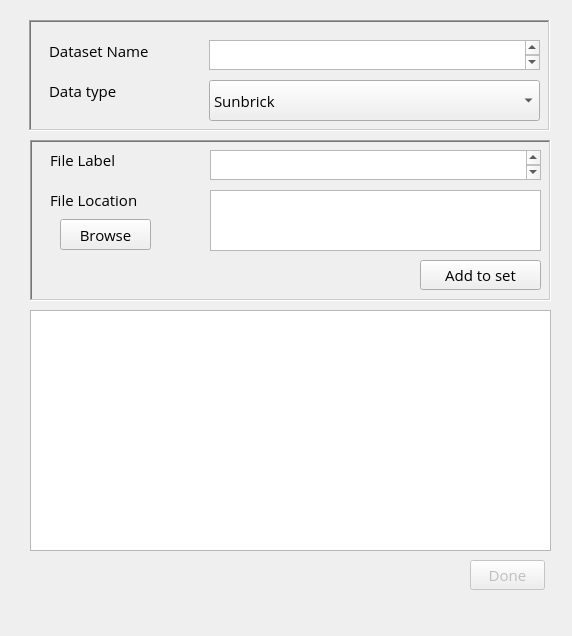
<?xml version="1.0" encoding="UTF-8"?>
<ui version="4.0">
 <class>Dialog</class>
 <widget class="QDialog" name="Dialog">
  <property name="geometry">
   <rect>
    <x>0</x>
    <y>0</y>
    <width>572</width>
    <height>636</height>
   </rect>
  </property>
  <property name="windowTitle">
   <string>Data Creation</string>
  </property>
  <widget class="QPushButton" name="doneBtn">
   <property name="enabled">
    <bool>false</bool>
   </property>
   <property name="geometry">
    <rect>
     <x>470</x>
     <y>560</y>
     <width>75</width>
     <height>30</height>
    </rect>
   </property>
   <property name="font">
    <font>
     <family>Open Sans</family>
     <pointsize>11</pointsize>
    </font>
   </property>
   <property name="text">
    <string>Done</string>
   </property>
   <property name="icon">
    <iconset theme="application-exit">
     <normaloff>C:/Users/lucp8023/.designer/backup</normaloff>C:/Users/lucp8023/.designer/backup</iconset>
   </property>
  </widget>
  <widget class="QFrame" name="frame">
   <property name="geometry">
    <rect>
     <x>30</x>
     <y>140</y>
     <width>521</width>
     <height>161</height>
    </rect>
   </property>
   <property name="font">
    <font>
     <family>Open Sans</family>
     <pointsize>11</pointsize>
    </font>
   </property>
   <property name="frameShape">
    <enum>QFrame::WinPanel</enum>
   </property>
   <property name="frameShadow">
    <enum>QFrame::Sunken</enum>
   </property>
   <widget class="QPlainTextEdit" name="browseText">
    <property name="geometry">
     <rect>
      <x>180</x>
      <y>50</y>
      <width>331</width>
      <height>61</height>
     </rect>
    </property>
    <property name="font">
     <font>
      <family>Open Sans</family>
      <pointsize>11</pointsize>
     </font>
    </property>
    <property name="tabChangesFocus">
     <bool>true</bool>
    </property>
   </widget>
   <widget class="QPushButton" name="browseBtn">
    <property name="geometry">
     <rect>
      <x>30</x>
      <y>79</y>
      <width>91</width>
      <height>31</height>
     </rect>
    </property>
    <property name="font">
     <font>
      <family>Open Sans</family>
      <pointsize>11</pointsize>
     </font>
    </property>
    <property name="text">
     <string>Browse</string>
    </property>
   </widget>
   <widget class="QPlainTextEdit" name="labelText">
    <property name="geometry">
     <rect>
      <x>180</x>
      <y>10</y>
      <width>331</width>
      <height>30</height>
     </rect>
    </property>
    <property name="font">
     <font>
      <family>Open Sans</family>
      <pointsize>11</pointsize>
     </font>
    </property>
    <property name="tabChangesFocus">
     <bool>true</bool>
    </property>
   </widget>
   <widget class="QPushButton" name="addLabelBtn">
    <property name="geometry">
     <rect>
      <x>390</x>
      <y>120</y>
      <width>121</width>
      <height>30</height>
     </rect>
    </property>
    <property name="font">
     <font>
      <family>Open Sans</family>
      <pointsize>11</pointsize>
     </font>
    </property>
    <property name="text">
     <string>Add to set</string>
    </property>
   </widget>
   <widget class="QLabel" name="label_2">
    <property name="geometry">
     <rect>
      <x>20</x>
      <y>10</y>
      <width>151</width>
      <height>20</height>
     </rect>
    </property>
    <property name="font">
     <font>
      <family>Open Sans</family>
      <pointsize>11</pointsize>
     </font>
    </property>
    <property name="text">
     <string>File Label</string>
    </property>
   </widget>
   <widget class="QLabel" name="label_3">
    <property name="geometry">
     <rect>
      <x>20</x>
      <y>50</y>
      <width>151</width>
      <height>20</height>
     </rect>
    </property>
    <property name="font">
     <font>
      <family>Open Sans</family>
      <pointsize>11</pointsize>
     </font>
    </property>
    <property name="text">
     <string>File Location</string>
    </property>
   </widget>
  </widget>
  <widget class="QFrame" name="frame_2">
   <property name="geometry">
    <rect>
     <x>29</x>
     <y>20</y>
     <width>521</width>
     <height>111</height>
    </rect>
   </property>
   <property name="font">
    <font>
     <family>Open Sans</family>
     <pointsize>11</pointsize>
    </font>
   </property>
   <property name="frameShape">
    <enum>QFrame::WinPanel</enum>
   </property>
   <property name="frameShadow">
    <enum>QFrame::Sunken</enum>
   </property>
   <widget class="QLabel" name="label">
    <property name="geometry">
     <rect>
      <x>20</x>
      <y>20</y>
      <width>151</width>
      <height>21</height>
     </rect>
    </property>
    <property name="font">
     <font>
      <family>Open Sans</family>
      <pointsize>11</pointsize>
     </font>
    </property>
    <property name="text">
     <string>Dataset Name</string>
    </property>
   </widget>
   <widget class="QPlainTextEdit" name="nameText">
    <property name="geometry">
     <rect>
      <x>180</x>
      <y>20</y>
      <width>331</width>
      <height>30</height>
     </rect>
    </property>
    <property name="font">
     <font>
      <family>Open Sans</family>
      <pointsize>11</pointsize>
     </font>
    </property>
    <property name="tabChangesFocus">
     <bool>true</bool>
    </property>
   </widget>
   <widget class="QLabel" name="label_4">
    <property name="geometry">
     <rect>
      <x>20</x>
      <y>60</y>
      <width>151</width>
      <height>21</height>
     </rect>
    </property>
    <property name="font">
     <font>
      <family>Open Sans</family>
      <pointsize>11</pointsize>
     </font>
    </property>
    <property name="text">
     <string>Data type</string>
    </property>
   </widget>
   <widget class="QComboBox" name="dataTypeCombo">
    <property name="geometry">
     <rect>
      <x>180</x>
      <y>60</y>
      <width>331</width>
      <height>41</height>
     </rect>
    </property>
    <property name="font">
     <font>
      <family>Open Sans</family>
      <pointsize>11</pointsize>
     </font>
    </property>
    <item>
     <property name="text">
      <string>Sunbrick</string>
     </property>
    </item>
    <item>
     <property name="text">
      <string>DW2000</string>
     </property>
    </item>
    <item>
     <property name="text">
      <string>LBIC</string>
     </property>
    </item>
    <item>
     <property name="text">
      <string>PDS</string>
     </property>
    </item>
    <item>
     <property name="text">
      <string>PTI</string>
     </property>
    </item>
   </widget>
  </widget>
  <widget class="QPlainTextEdit" name="showSetPlainText">
   <property name="geometry">
    <rect>
     <x>30</x>
     <y>310</y>
     <width>521</width>
     <height>241</height>
    </rect>
   </property>
   <property name="font">
    <font>
     <family>Open Sans</family>
     <pointsize>11</pointsize>
    </font>
   </property>
   <property name="tabChangesFocus">
    <bool>true</bool>
   </property>
   <property name="readOnly">
    <bool>true</bool>
   </property>
  </widget>
 </widget>
 <tabstops>
  <tabstop>nameText</tabstop>
  <tabstop>labelText</tabstop>
  <tabstop>browseText</tabstop>
  <tabstop>showSetPlainText</tabstop>
  <tabstop>browseBtn</tabstop>
  <tabstop>addLabelBtn</tabstop>
  <tabstop>doneBtn</tabstop>
 </tabstops>
 <resources/>
 <connections/>
</ui>
